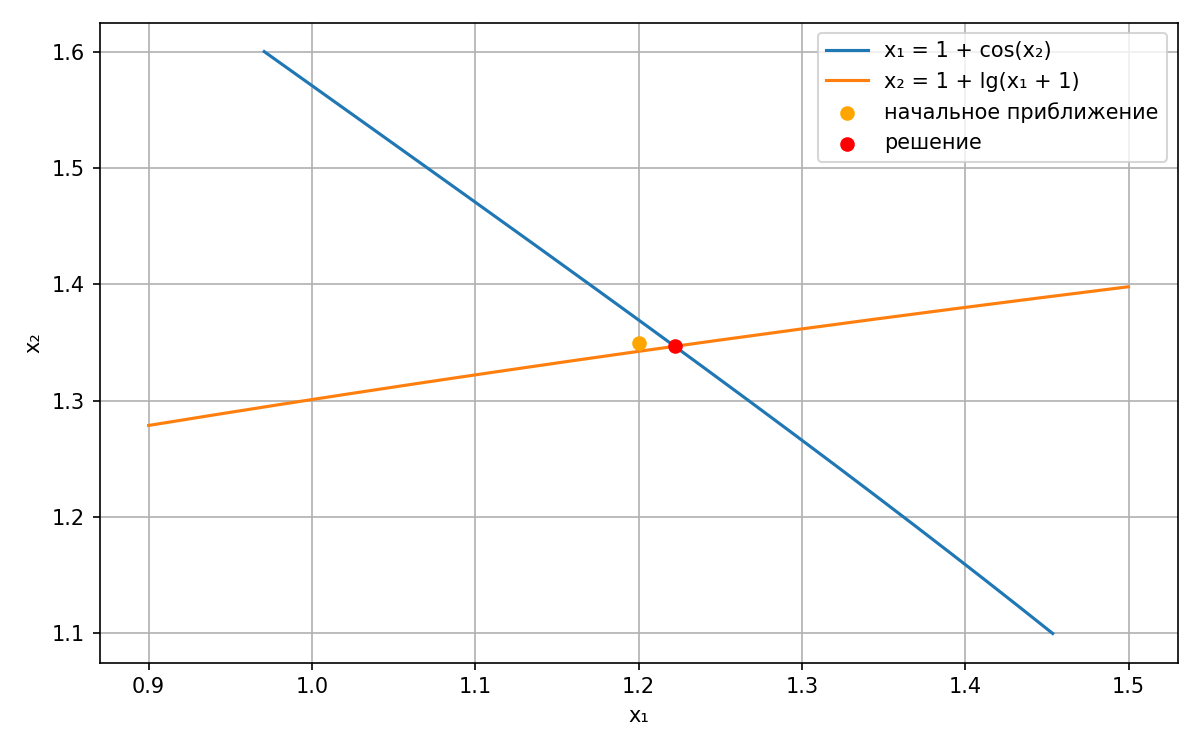

Source code (Python):
"""Решение нелинейной системы методами итераций и Ньютона."""

import numpy as np

from utils import read_epsilon, setup_output, show


A_PARAMETER = 1.0
INPUT_FILE = "input.json"
MAX_ITERATIONS = 10000
INITIAL_GUESS = np.array([1.2, 1.35])
X1_BOUNDS = (1.15, 1.3)
X2_BOUNDS = (1.3, 1.4)
ZERO_TOLERANCE = 1e-12
PLOT_FILE = "nonlinear_system.png"
ERROR_PLOT_FILE = "nonlinear_system_errors.png"


def system(values):
    """Вычислить значения функций системы."""
    x1, x2 = values
    if x1 <= -1:
        raise ValueError("аргумент логарифма должен быть положительным")
    return np.array([
        x1 - np.cos(x2) - 1,
        x2 - np.log10(x1 + 1) - A_PARAMETER,
    ])


def iteration_function(values):
    """Вычислить следующее итерационное приближение."""
    x1, x2 = values
    if x1 <= -1:
        raise ValueError("аргумент логарифма должен быть положительным")
    return np.array([
        1 + np.cos(x2),
        A_PARAMETER + np.log10(x1 + 1),
    ])


def jacobian(values):
    """Построить матрицу Якоби исходной системы."""
    x1, x2 = values
    if x1 <= -1:
        raise ValueError("аргумент логарифма должен быть положительным")
    return np.array([
        [1, np.sin(x2)],
        [-1 / ((x1 + 1) * np.log(10)), 1],
    ])


def contraction_coefficient():
    """Оценить норму производной итерационной функции."""
    log_derivative = 1 / ((X1_BOUNDS[0] + 1) * np.log(10))
    cosine_derivative = max(abs(np.sin(value)) for value in X2_BOUNDS)
    return max(log_derivative, cosine_derivative)


def simple_iterations(initial, epsilon, max_iterations, contraction):
    """Решить систему методом простой итерации."""
    if not 0 <= contraction < 1:
        raise ValueError(
            "на выбранной области не выполнено условие сходимости"
        )

    values = initial.copy()
    history = []
    for iteration in range(1, max_iterations + 1):
        next_values = iteration_function(values)
        difference = np.max(np.abs(next_values - values))
        error = contraction / (1 - contraction) * difference
        residual = np.max(np.abs(system(next_values)))
        history.append((iteration, next_values.copy(), error, residual))
        if error <= epsilon:
            return next_values, iteration, history
        values = next_values
    raise ValueError("метод простой итерации не сошёлся")


def solve_newton_system(matrix, right):
    """Найти поправку Ньютона из линейной системы 2 × 2."""
    determinant = matrix[0, 0] * matrix[1, 1] - matrix[0, 1] * matrix[1, 0]
    if abs(determinant) <= ZERO_TOLERANCE:
        raise ValueError("матрица Якоби вырождена")

    delta1 = (right[0] * matrix[1, 1] - matrix[0, 1] * right[1]) / determinant
    delta2 = (matrix[0, 0] * right[1] - right[0] * matrix[1, 0]) / determinant
    return np.array([delta1, delta2])


def newton_method(initial, epsilon, max_iterations):
    """Решить систему методом Ньютона."""
    values = initial.copy()
    history = []
    for iteration in range(1, max_iterations + 1):
        correction = solve_newton_system(jacobian(values), -system(values))
        next_values = values + correction
        error = np.max(np.abs(next_values - values))
        residual = np.max(np.abs(system(next_values)))
        history.append((iteration, next_values.copy(), error, residual))
        if error <= epsilon:
            return next_values, iteration, history
        values = next_values
    raise ValueError("метод Ньютона не сошёлся")


def compare_methods(simple_count, newton_count):
    """Сравнить количество итераций."""
    if simple_count == newton_count:
        return "Методы сошлись за одинаковое число итераций."
    if simple_count < newton_count:
        return "Метод простой итерации оказался быстрее."
    return "Метод Ньютона оказался быстрее."


def create_plot(solution, filename):
    """Построить графики уравнений системы."""
    import matplotlib.pyplot as plt

    x2_values = np.linspace(1.1, 1.6, 400)
    first_x1 = 1 + np.cos(x2_values)
    x1_values = np.linspace(0.9, 1.5, 400)
    second_x2 = A_PARAMETER + np.log10(x1_values + 1)

    plt.figure(figsize=(8, 5))
    plt.plot(first_x1, x2_values, label="x₁ = 1 + cos(x₂)")
    plt.plot(x1_values, second_x2, label="x₂ = 1 + lg(x₁ + 1)")
    plt.scatter(
        *INITIAL_GUESS,
        color="orange",
        zorder=3,
        label="начальное приближение",
    )
    plt.scatter(*solution, color="red", zorder=3, label="решение")
    plt.xlabel("x₁")
    plt.ylabel("x₂")
    plt.grid(True)
    plt.legend()
    plt.tight_layout()
    plt.savefig(filename, dpi=150)
    plt.close()


def create_error_plot(simple_history, newton_history, epsilon, filename):
    """Построить график зависимости погрешности от номера итерации."""
    import matplotlib.pyplot as plt

    plt.figure(figsize=(8, 5))
    for history, label in (
        (simple_history, "Простая итерация"),
        (newton_history, "Метод Ньютона"),
    ):
        iterations = [item[0] for item in history]
        errors = [item[2] for item in history]
        plt.semilogy(iterations, errors, marker="o", label=label)

    plt.axhline(
        epsilon,
        color="red",
        linestyle="--",
        label=f"ε = {epsilon:g}",
    )
    plt.xlabel("Номер итерации k")
    plt.ylabel("Оценка погрешности")
    iterations = {
        item[0]
        for history in (simple_history, newton_history)
        for item in history
    }
    plt.xticks(sorted(iterations))
    plt.grid(True, which="both", linestyle="--", alpha=0.7)
    plt.legend()
    plt.tight_layout()
    plt.savefig(filename, dpi=150)
    plt.close()


def main():
    try:
        epsilon = read_epsilon(INPUT_FILE)
        contraction = contraction_coefficient()
        simple_solution, simple_count, simple_history = simple_iterations(
            INITIAL_GUESS,
            epsilon,
            MAX_ITERATIONS,
            contraction,
        )
        newton_solution, newton_count, newton_history = newton_method(
            INITIAL_GUESS,
            epsilon,
            MAX_ITERATIONS,
        )
        create_plot(newton_solution, PLOT_FILE)
        create_error_plot(
            simple_history,
            newton_history,
            epsilon,
            ERROR_PLOT_FILE,
        )

        setup_output(precision=10)
        print("Система:")
        print("x₁ - cos(x₂) = 1")
        print(f"x₂ - lg(x₁ + 1) = {A_PARAMETER:g}")
        print(f"Заданная точность ε: {epsilon:g}")
        show("Начальное приближение", INITIAL_GUESS)
        print(f"Коэффициент сжатия q: {contraction:.6g}")
        show("Решение простыми итерациями", simple_solution)
        show("Невязка простых итераций", system(simple_solution))
        print(f"Количество итераций: {simple_count}")
        show("Решение методом Ньютона", newton_solution)
        show("Невязка метода Ньютона", system(newton_solution))
        print(f"Количество итераций: {newton_count}")
        comparison = compare_methods(simple_count, newton_count)
        show("Сравнение скорости сходимости", comparison)
        print(f"\nГрафик системы сохранён в файл {PLOT_FILE}")
        print(f"График погрешности сохранён в файл {ERROR_PLOT_FILE}")
    except (OSError, ValueError) as error:
        print(f"Ошибка: {error}")


if __name__ == "__main__":
    main()
